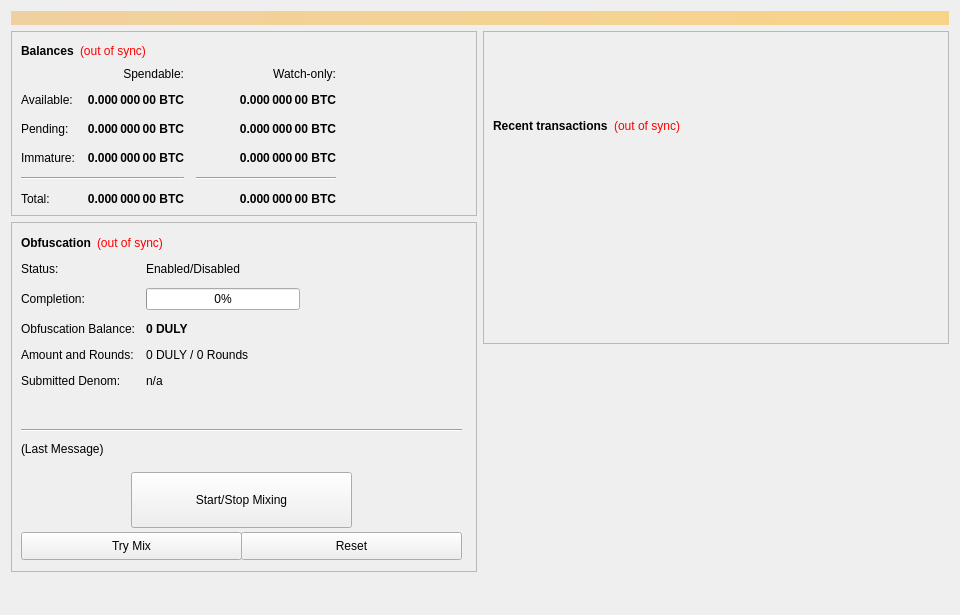
<?xml version="1.0" encoding="UTF-8"?>
<ui version="4.0">
 <class>OverviewPage</class>
 <widget class="QWidget" name="OverviewPage">
  <property name="geometry">
   <rect>
    <x>0</x>
    <y>0</y>
    <width>960</width>
    <height>615</height>
   </rect>
  </property>
  <property name="minimumSize">
   <size>
    <width>960</width>
    <height>0</height>
   </size>
  </property>
  <property name="windowTitle">
   <string>Form</string>
  </property>
  <layout class="QVBoxLayout" name="topLayout">
   <item>
    <widget class="QLabel" name="labelAlerts">
     <property name="visible">
      <bool>false</bool>
     </property>
     <property name="styleSheet">
      <string notr="true">background-color: qlineargradient(x1: 0, y1: 0, x2: 1, y2: 0, stop:0 #F0D0A0, stop:1 #F8D488); color:#000000;</string>
     </property>
     <property name="wordWrap">
      <bool>true</bool>
     </property>
     <property name="margin">
      <number>3</number>
     </property>
    </widget>
   </item>
   <item>
    <layout class="QHBoxLayout" name="horizontalLayout" stretch="1,1">
     <item>
      <layout class="QVBoxLayout" name="verticalLayout_2">
       <item>
        <widget class="QFrame" name="frame">
         <property name="frameShape">
          <enum>QFrame::StyledPanel</enum>
         </property>
         <property name="frameShadow">
          <enum>QFrame::Raised</enum>
         </property>
         <layout class="QVBoxLayout" name="verticalLayout_4">
          <item>
           <layout class="QHBoxLayout" name="horizontalLayout_4">
            <item>
             <widget class="QLabel" name="label_5">
              <property name="font">
               <font>
                <weight>75</weight>
                <bold>true</bold>
               </font>
              </property>
              <property name="text">
               <string>Balances</string>
              </property>
             </widget>
            </item>
            <item>
             <widget class="QLabel" name="labelWalletStatus">
              <property name="cursor">
               <cursorShape>WhatsThisCursor</cursorShape>
              </property>
              <property name="toolTip">
               <string>The displayed information may be out of date. Your wallet automatically synchronizes with the DULY network after a connection is established, but this process has not completed yet.</string>
              </property>
              <property name="styleSheet">
               <string notr="true">QLabel { color: red; }</string>
              </property>
              <property name="text">
               <string notr="true">(out of sync)</string>
              </property>
              <property name="alignment">
               <set>Qt::AlignLeading|Qt::AlignLeft|Qt::AlignVCenter</set>
              </property>
             </widget>
            </item>
            <item>
             <spacer name="horizontalSpacer_3">
              <property name="orientation">
               <enum>Qt::Horizontal</enum>
              </property>
              <property name="sizeHint" stdset="0">
               <size>
                <width>40</width>
                <height>20</height>
               </size>
              </property>
             </spacer>
            </item>
           </layout>
          </item>
          <item>
           <layout class="QGridLayout" name="gridLayout">
            <property name="spacing">
             <number>12</number>
            </property>
            <item row="2" column="2">
             <widget class="QLabel" name="labelWatchPending">
              <property name="font">
               <font>
                <weight>75</weight>
                <bold>true</bold>
               </font>
              </property>
              <property name="cursor">
               <cursorShape>IBeamCursor</cursorShape>
              </property>
              <property name="toolTip">
               <string>Unconfirmed transactions to watch-only addresses</string>
              </property>
              <property name="text">
               <string notr="true">0.000 000 00 BTC</string>
              </property>
              <property name="alignment">
               <set>Qt::AlignRight|Qt::AlignTrailing|Qt::AlignVCenter</set>
              </property>
              <property name="textInteractionFlags">
               <set>Qt::LinksAccessibleByMouse|Qt::TextSelectableByKeyboard|Qt::TextSelectableByMouse</set>
              </property>
             </widget>
            </item>
            <item row="2" column="1">
             <widget class="QLabel" name="labelUnconfirmed">
              <property name="font">
               <font>
                <weight>75</weight>
                <bold>true</bold>
               </font>
              </property>
              <property name="cursor">
               <cursorShape>IBeamCursor</cursorShape>
              </property>
              <property name="toolTip">
               <string>Total of transactions that have yet to be confirmed, and do not yet count toward the spendable balance</string>
              </property>
              <property name="text">
               <string notr="true">0.000 000 00 BTC</string>
              </property>
              <property name="alignment">
               <set>Qt::AlignRight|Qt::AlignTrailing|Qt::AlignVCenter</set>
              </property>
              <property name="textInteractionFlags">
               <set>Qt::LinksAccessibleByMouse|Qt::TextSelectableByKeyboard|Qt::TextSelectableByMouse</set>
              </property>
             </widget>
            </item>
            <item row="3" column="2">
             <widget class="QLabel" name="labelWatchImmature">
              <property name="font">
               <font>
                <weight>75</weight>
                <bold>true</bold>
               </font>
              </property>
              <property name="cursor">
               <cursorShape>IBeamCursor</cursorShape>
              </property>
              <property name="toolTip">
               <string>Staked or masternode rewards in watch-only addresses that has not yet matured</string>
              </property>
              <property name="text">
               <string notr="true">0.000 000 00 BTC</string>
              </property>
              <property name="alignment">
               <set>Qt::AlignRight|Qt::AlignTrailing|Qt::AlignVCenter</set>
              </property>
              <property name="textInteractionFlags">
               <set>Qt::LinksAccessibleByMouse|Qt::TextSelectableByKeyboard|Qt::TextSelectableByMouse</set>
              </property>
             </widget>
            </item>
            <item row="4" column="0" colspan="2">
             <widget class="Line" name="lineSpendableBalance">
              <property name="orientation">
               <enum>Qt::Horizontal</enum>
              </property>
             </widget>
            </item>
            <item row="4" column="2">
             <widget class="Line" name="lineWatchBalance">
              <property name="sizePolicy">
               <sizepolicy hsizetype="Preferred" vsizetype="Fixed">
                <horstretch>0</horstretch>
                <verstretch>0</verstretch>
               </sizepolicy>
              </property>
              <property name="minimumSize">
               <size>
                <width>140</width>
                <height>0</height>
               </size>
              </property>
              <property name="orientation">
               <enum>Qt::Horizontal</enum>
              </property>
             </widget>
            </item>
            <item row="5" column="0">
             <widget class="QLabel" name="labelTotalText">
              <property name="text">
               <string>Total:</string>
              </property>
             </widget>
            </item>
            <item row="3" column="1">
             <widget class="QLabel" name="labelImmature">
              <property name="font">
               <font>
                <weight>75</weight>
                <bold>true</bold>
               </font>
              </property>
              <property name="cursor">
               <cursorShape>IBeamCursor</cursorShape>
              </property>
              <property name="toolTip">
               <string>Staked or masternode rewards that has not yet matured</string>
              </property>
              <property name="text">
               <string notr="true">0.000 000 00 BTC</string>
              </property>
              <property name="alignment">
               <set>Qt::AlignRight|Qt::AlignTrailing|Qt::AlignVCenter</set>
              </property>
              <property name="textInteractionFlags">
               <set>Qt::LinksAccessibleByMouse|Qt::TextSelectableByKeyboard|Qt::TextSelectableByMouse</set>
              </property>
             </widget>
            </item>
            <item row="2" column="3">
             <spacer name="horizontalSpacer_2">
              <property name="orientation">
               <enum>Qt::Horizontal</enum>
              </property>
              <property name="sizeHint" stdset="0">
               <size>
                <width>40</width>
                <height>20</height>
               </size>
              </property>
             </spacer>
            </item>
            <item row="3" column="0">
             <widget class="QLabel" name="labelImmatureText">
              <property name="text">
               <string>Immature:</string>
              </property>
             </widget>
            </item>
            <item row="5" column="1">
             <widget class="QLabel" name="labelTotal">
              <property name="font">
               <font>
                <weight>75</weight>
                <bold>true</bold>
               </font>
              </property>
              <property name="cursor">
               <cursorShape>IBeamCursor</cursorShape>
              </property>
              <property name="toolTip">
               <string>Your current total balance</string>
              </property>
              <property name="text">
               <string notr="true">0.000 000 00 BTC</string>
              </property>
              <property name="alignment">
               <set>Qt::AlignRight|Qt::AlignTrailing|Qt::AlignVCenter</set>
              </property>
              <property name="textInteractionFlags">
               <set>Qt::LinksAccessibleByMouse|Qt::TextSelectableByKeyboard|Qt::TextSelectableByMouse</set>
              </property>
             </widget>
            </item>
            <item row="5" column="2">
             <widget class="QLabel" name="labelWatchTotal">
              <property name="font">
               <font>
                <weight>75</weight>
                <bold>true</bold>
               </font>
              </property>
              <property name="cursor">
               <cursorShape>IBeamCursor</cursorShape>
              </property>
              <property name="toolTip">
               <string>Current total balance in watch-only addresses</string>
              </property>
              <property name="text">
               <string notr="true">0.000 000 00 BTC</string>
              </property>
              <property name="alignment">
               <set>Qt::AlignRight|Qt::AlignTrailing|Qt::AlignVCenter</set>
              </property>
              <property name="textInteractionFlags">
               <set>Qt::LinksAccessibleByMouse|Qt::TextSelectableByKeyboard|Qt::TextSelectableByMouse</set>
              </property>
             </widget>
            </item>
            <item row="0" column="2">
             <widget class="QLabel" name="labelWatchonly">
              <property name="text">
               <string>Watch-only:</string>
              </property>
              <property name="alignment">
               <set>Qt::AlignRight|Qt::AlignTrailing|Qt::AlignVCenter</set>
              </property>
             </widget>
            </item>
            <item row="1" column="0">
             <widget class="QLabel" name="labelBalanceText">
              <property name="text">
               <string>Available:</string>
              </property>
             </widget>
            </item>
            <item row="1" column="1">
             <widget class="QLabel" name="labelBalance">
              <property name="font">
               <font>
                <weight>75</weight>
                <bold>true</bold>
               </font>
              </property>
              <property name="cursor">
               <cursorShape>IBeamCursor</cursorShape>
              </property>
              <property name="toolTip">
               <string>Your current spendable balance</string>
              </property>
              <property name="text">
               <string notr="true">0.000 000 00 BTC</string>
              </property>
              <property name="alignment">
               <set>Qt::AlignRight|Qt::AlignTrailing|Qt::AlignVCenter</set>
              </property>
              <property name="textInteractionFlags">
               <set>Qt::LinksAccessibleByMouse|Qt::TextSelectableByKeyboard|Qt::TextSelectableByMouse</set>
              </property>
             </widget>
            </item>
            <item row="1" column="2">
             <widget class="QLabel" name="labelWatchAvailable">
              <property name="font">
               <font>
                <weight>75</weight>
                <bold>true</bold>
               </font>
              </property>
              <property name="cursor">
               <cursorShape>IBeamCursor</cursorShape>
              </property>
              <property name="toolTip">
               <string>Your current balance in watch-only addresses</string>
              </property>
              <property name="text">
               <string notr="true">0.000 000 00 BTC</string>
              </property>
              <property name="alignment">
               <set>Qt::AlignRight|Qt::AlignTrailing|Qt::AlignVCenter</set>
              </property>
              <property name="textInteractionFlags">
               <set>Qt::LinksAccessibleByMouse|Qt::TextSelectableByKeyboard|Qt::TextSelectableByMouse</set>
              </property>
             </widget>
            </item>
            <item row="2" column="0">
             <widget class="QLabel" name="labelPendingText">
              <property name="text">
               <string>Pending:</string>
              </property>
             </widget>
            </item>
            <item row="0" column="1">
             <widget class="QLabel" name="labelSpendable">
              <property name="text">
               <string>Spendable:</string>
              </property>
              <property name="alignment">
               <set>Qt::AlignRight|Qt::AlignTrailing|Qt::AlignVCenter</set>
              </property>
             </widget>
            </item>
           </layout>
          </item>
         </layout>
        </widget>
       </item>
       <item>
        <widget class="QFrame" name="frameObfuscation">
         <property name="minimumSize">
          <size>
           <width>0</width>
           <height>350</height>
          </size>
         </property>
         <property name="layoutDirection">
          <enum>Qt::LeftToRight</enum>
         </property>
         <property name="frameShape">
          <enum>QFrame::StyledPanel</enum>
         </property>
         <property name="frameShadow">
          <enum>QFrame::Raised</enum>
         </property>
         <widget class="QWidget" name="formLayoutWidget">
          <property name="geometry">
           <rect>
            <x>10</x>
            <y>40</y>
            <width>451</width>
            <height>161</height>
           </rect>
          </property>
          <layout class="QFormLayout" name="formLayout">
           <property name="fieldGrowthPolicy">
            <enum>QFormLayout::AllNonFixedFieldsGrow</enum>
           </property>
           <property name="horizontalSpacing">
            <number>11</number>
           </property>
           <property name="verticalSpacing">
            <number>12</number>
           </property>
           <item row="0" column="0">
            <widget class="QLabel" name="label_6">
             <property name="text">
              <string>Status:</string>
             </property>
            </widget>
           </item>
           <item row="1" column="0">
            <widget class="QLabel" name="label_7">
             <property name="text">
              <string>Completion:</string>
             </property>
            </widget>
           </item>
           <item row="1" column="1">
            <widget class="QProgressBar" name="obfuscationProgress">
             <property name="maximumSize">
              <size>
               <width>154</width>
               <height>16777215</height>
              </size>
             </property>
             <property name="value">
              <number>0</number>
             </property>
            </widget>
           </item>
           <item row="2" column="0">
            <widget class="QLabel" name="labelAnonymizedText">
             <property name="text">
              <string>Obfuscation Balance:</string>
             </property>
            </widget>
           </item>
           <item row="2" column="1">
            <widget class="QLabel" name="labelAnonymized">
             <property name="font">
              <font>
               <weight>75</weight>
               <bold>true</bold>
              </font>
             </property>
             <property name="text">
              <string notr="true">0 DULY</string>
             </property>
            </widget>
           </item>
           <item row="3" column="0">
            <widget class="QLabel" name="label_8">
             <property name="text">
              <string>Amount and Rounds:</string>
             </property>
            </widget>
           </item>
           <item row="3" column="1">
            <widget class="QLabel" name="labelAmountRounds">
             <property name="text">
              <string>0 DULY / 0 Rounds</string>
             </property>
            </widget>
           </item>
           <item row="4" column="0">
            <widget class="QLabel" name="label_9">
             <property name="text">
              <string>Submitted Denom:</string>
             </property>
            </widget>
           </item>
           <item row="4" column="1">
            <widget class="QLabel" name="labelSubmittedDenom">
             <property name="toolTip">
              <string>The denominations you submitted to the Masternode.&lt;br&gt;To mix, other users must submit the exact same denominations.</string>
             </property>
             <property name="text">
              <string>n/a</string>
             </property>
            </widget>
           </item>
           <item row="0" column="1">
            <widget class="QLabel" name="obfuscationEnabled">
             <property name="text">
              <string>Enabled/Disabled</string>
             </property>
            </widget>
           </item>
          </layout>
         </widget>
         <widget class="QPushButton" name="runAutoDenom">
          <property name="geometry">
           <rect>
            <x>251</x>
            <y>17</y>
            <width>1</width>
            <height>1</height>
           </rect>
          </property>
          <property name="palette">
           <palette>
            <active>
             <colorrole role="WindowText">
              <brush brushstyle="SolidPattern">
               <color alpha="255">
                <red>0</red>
                <green>0</green>
                <blue>0</blue>
               </color>
              </brush>
             </colorrole>
             <colorrole role="Button">
              <brush brushstyle="SolidPattern">
               <color alpha="255">
                <red>239</red>
                <green>238</green>
                <blue>238</blue>
               </color>
              </brush>
             </colorrole>
             <colorrole role="Light">
              <brush brushstyle="SolidPattern">
               <color alpha="255">
                <red>255</red>
                <green>255</green>
                <blue>255</blue>
               </color>
              </brush>
             </colorrole>
             <colorrole role="Midlight">
              <brush brushstyle="SolidPattern">
               <color alpha="255">
                <red>247</red>
                <green>246</green>
                <blue>246</blue>
               </color>
              </brush>
             </colorrole>
             <colorrole role="Dark">
              <brush brushstyle="SolidPattern">
               <color alpha="255">
                <red>119</red>
                <green>119</green>
                <blue>119</blue>
               </color>
              </brush>
             </colorrole>
             <colorrole role="Mid">
              <brush brushstyle="SolidPattern">
               <color alpha="255">
                <red>159</red>
                <green>159</green>
                <blue>159</blue>
               </color>
              </brush>
             </colorrole>
             <colorrole role="Text">
              <brush brushstyle="SolidPattern">
               <color alpha="255">
                <red>0</red>
                <green>0</green>
                <blue>0</blue>
               </color>
              </brush>
             </colorrole>
             <colorrole role="BrightText">
              <brush brushstyle="SolidPattern">
               <color alpha="255">
                <red>255</red>
                <green>255</green>
                <blue>255</blue>
               </color>
              </brush>
             </colorrole>
             <colorrole role="ButtonText">
              <brush brushstyle="SolidPattern">
               <color alpha="255">
                <red>0</red>
                <green>0</green>
                <blue>0</blue>
               </color>
              </brush>
             </colorrole>
             <colorrole role="Base">
              <brush brushstyle="SolidPattern">
               <color alpha="255">
                <red>255</red>
                <green>255</green>
                <blue>255</blue>
               </color>
              </brush>
             </colorrole>
             <colorrole role="Window">
              <brush brushstyle="SolidPattern">
               <color alpha="255">
                <red>239</red>
                <green>238</green>
                <blue>238</blue>
               </color>
              </brush>
             </colorrole>
             <colorrole role="Shadow">
              <brush brushstyle="SolidPattern">
               <color alpha="255">
                <red>0</red>
                <green>0</green>
                <blue>0</blue>
               </color>
              </brush>
             </colorrole>
             <colorrole role="AlternateBase">
              <brush brushstyle="SolidPattern">
               <color alpha="255">
                <red>247</red>
                <green>246</green>
                <blue>246</blue>
               </color>
              </brush>
             </colorrole>
             <colorrole role="ToolTipBase">
              <brush brushstyle="SolidPattern">
               <color alpha="255">
                <red>255</red>
                <green>255</green>
                <blue>220</blue>
               </color>
              </brush>
             </colorrole>
             <colorrole role="ToolTipText">
              <brush brushstyle="SolidPattern">
               <color alpha="255">
                <red>0</red>
                <green>0</green>
                <blue>0</blue>
               </color>
              </brush>
             </colorrole>
            </active>
            <inactive>
             <colorrole role="WindowText">
              <brush brushstyle="SolidPattern">
               <color alpha="255">
                <red>0</red>
                <green>0</green>
                <blue>0</blue>
               </color>
              </brush>
             </colorrole>
             <colorrole role="Button">
              <brush brushstyle="SolidPattern">
               <color alpha="255">
                <red>239</red>
                <green>238</green>
                <blue>238</blue>
               </color>
              </brush>
             </colorrole>
             <colorrole role="Light">
              <brush brushstyle="SolidPattern">
               <color alpha="255">
                <red>255</red>
                <green>255</green>
                <blue>255</blue>
               </color>
              </brush>
             </colorrole>
             <colorrole role="Midlight">
              <brush brushstyle="SolidPattern">
               <color alpha="255">
                <red>247</red>
                <green>246</green>
                <blue>246</blue>
               </color>
              </brush>
             </colorrole>
             <colorrole role="Dark">
              <brush brushstyle="SolidPattern">
               <color alpha="255">
                <red>119</red>
                <green>119</green>
                <blue>119</blue>
               </color>
              </brush>
             </colorrole>
             <colorrole role="Mid">
              <brush brushstyle="SolidPattern">
               <color alpha="255">
                <red>159</red>
                <green>159</green>
                <blue>159</blue>
               </color>
              </brush>
             </colorrole>
             <colorrole role="Text">
              <brush brushstyle="SolidPattern">
               <color alpha="255">
                <red>0</red>
                <green>0</green>
                <blue>0</blue>
               </color>
              </brush>
             </colorrole>
             <colorrole role="BrightText">
              <brush brushstyle="SolidPattern">
               <color alpha="255">
                <red>255</red>
                <green>255</green>
                <blue>255</blue>
               </color>
              </brush>
             </colorrole>
             <colorrole role="ButtonText">
              <brush brushstyle="SolidPattern">
               <color alpha="255">
                <red>0</red>
                <green>0</green>
                <blue>0</blue>
               </color>
              </brush>
             </colorrole>
             <colorrole role="Base">
              <brush brushstyle="SolidPattern">
               <color alpha="255">
                <red>255</red>
                <green>255</green>
                <blue>255</blue>
               </color>
              </brush>
             </colorrole>
             <colorrole role="Window">
              <brush brushstyle="SolidPattern">
               <color alpha="255">
                <red>239</red>
                <green>238</green>
                <blue>238</blue>
               </color>
              </brush>
             </colorrole>
             <colorrole role="Shadow">
              <brush brushstyle="SolidPattern">
               <color alpha="255">
                <red>0</red>
                <green>0</green>
                <blue>0</blue>
               </color>
              </brush>
             </colorrole>
             <colorrole role="AlternateBase">
              <brush brushstyle="SolidPattern">
               <color alpha="255">
                <red>247</red>
                <green>246</green>
                <blue>246</blue>
               </color>
              </brush>
             </colorrole>
             <colorrole role="ToolTipBase">
              <brush brushstyle="SolidPattern">
               <color alpha="255">
                <red>255</red>
                <green>255</green>
                <blue>220</blue>
               </color>
              </brush>
             </colorrole>
             <colorrole role="ToolTipText">
              <brush brushstyle="SolidPattern">
               <color alpha="255">
                <red>0</red>
                <green>0</green>
                <blue>0</blue>
               </color>
              </brush>
             </colorrole>
            </inactive>
            <disabled>
             <colorrole role="WindowText">
              <brush brushstyle="SolidPattern">
               <color alpha="255">
                <red>119</red>
                <green>119</green>
                <blue>119</blue>
               </color>
              </brush>
             </colorrole>
             <colorrole role="Button">
              <brush brushstyle="SolidPattern">
               <color alpha="255">
                <red>239</red>
                <green>238</green>
                <blue>238</blue>
               </color>
              </brush>
             </colorrole>
             <colorrole role="Light">
              <brush brushstyle="SolidPattern">
               <color alpha="255">
                <red>255</red>
                <green>255</green>
                <blue>255</blue>
               </color>
              </brush>
             </colorrole>
             <colorrole role="Midlight">
              <brush brushstyle="SolidPattern">
               <color alpha="255">
                <red>247</red>
                <green>246</green>
                <blue>246</blue>
               </color>
              </brush>
             </colorrole>
             <colorrole role="Dark">
              <brush brushstyle="SolidPattern">
               <color alpha="255">
                <red>119</red>
                <green>119</green>
                <blue>119</blue>
               </color>
              </brush>
             </colorrole>
             <colorrole role="Mid">
              <brush brushstyle="SolidPattern">
               <color alpha="255">
                <red>159</red>
                <green>159</green>
                <blue>159</blue>
               </color>
              </brush>
             </colorrole>
             <colorrole role="Text">
              <brush brushstyle="SolidPattern">
               <color alpha="255">
                <red>119</red>
                <green>119</green>
                <blue>119</blue>
               </color>
              </brush>
             </colorrole>
             <colorrole role="BrightText">
              <brush brushstyle="SolidPattern">
               <color alpha="255">
                <red>255</red>
                <green>255</green>
                <blue>255</blue>
               </color>
              </brush>
             </colorrole>
             <colorrole role="ButtonText">
              <brush brushstyle="SolidPattern">
               <color alpha="255">
                <red>119</red>
                <green>119</green>
                <blue>119</blue>
               </color>
              </brush>
             </colorrole>
             <colorrole role="Base">
              <brush brushstyle="SolidPattern">
               <color alpha="255">
                <red>239</red>
                <green>238</green>
                <blue>238</blue>
               </color>
              </brush>
             </colorrole>
             <colorrole role="Window">
              <brush brushstyle="SolidPattern">
               <color alpha="255">
                <red>239</red>
                <green>238</green>
                <blue>238</blue>
               </color>
              </brush>
             </colorrole>
             <colorrole role="Shadow">
              <brush brushstyle="SolidPattern">
               <color alpha="255">
                <red>0</red>
                <green>0</green>
                <blue>0</blue>
               </color>
              </brush>
             </colorrole>
             <colorrole role="AlternateBase">
              <brush brushstyle="SolidPattern">
               <color alpha="255">
                <red>239</red>
                <green>238</green>
                <blue>238</blue>
               </color>
              </brush>
             </colorrole>
             <colorrole role="ToolTipBase">
              <brush brushstyle="SolidPattern">
               <color alpha="255">
                <red>255</red>
                <green>255</green>
                <blue>220</blue>
               </color>
              </brush>
             </colorrole>
             <colorrole role="ToolTipText">
              <brush brushstyle="SolidPattern">
               <color alpha="255">
                <red>0</red>
                <green>0</green>
                <blue>0</blue>
               </color>
              </brush>
             </colorrole>
            </disabled>
           </palette>
          </property>
          <property name="focusPolicy">
           <enum>Qt::NoFocus</enum>
          </property>
          <property name="autoFillBackground">
           <bool>true</bool>
          </property>
          <property name="text">
           <string/>
          </property>
          <property name="flat">
           <bool>true</bool>
          </property>
         </widget>
         <widget class="QPushButton" name="toggleObfuscation">
          <property name="geometry">
           <rect>
            <x>120</x>
            <y>250</y>
            <width>221</width>
            <height>56</height>
           </rect>
          </property>
          <property name="sizePolicy">
           <sizepolicy hsizetype="MinimumExpanding" vsizetype="Fixed">
            <horstretch>0</horstretch>
            <verstretch>0</verstretch>
           </sizepolicy>
          </property>
          <property name="text">
           <string>Start/Stop Mixing</string>
          </property>
         </widget>
         <widget class="Line" name="lineLastMessage">
          <property name="geometry">
           <rect>
            <x>10</x>
            <y>200</y>
            <width>441</width>
            <height>16</height>
           </rect>
          </property>
          <property name="orientation">
           <enum>Qt::Horizontal</enum>
          </property>
         </widget>
         <widget class="QLabel" name="obfuscationStatus">
          <property name="geometry">
           <rect>
            <x>10</x>
            <y>220</y>
            <width>451</width>
            <height>61</height>
           </rect>
          </property>
          <property name="minimumSize">
           <size>
            <width>288</width>
            <height>43</height>
           </size>
          </property>
          <property name="text">
           <string>(Last Message)</string>
          </property>
          <property name="alignment">
           <set>Qt::AlignLeading|Qt::AlignLeft|Qt::AlignTop</set>
          </property>
          <property name="wordWrap">
           <bool>true</bool>
          </property>
         </widget>
         <widget class="QPushButton" name="obfuscationAuto">
          <property name="geometry">
           <rect>
            <x>10</x>
            <y>310</y>
            <width>221</width>
            <height>28</height>
           </rect>
          </property>
          <property name="sizePolicy">
           <sizepolicy hsizetype="MinimumExpanding" vsizetype="Fixed">
            <horstretch>0</horstretch>
            <verstretch>0</verstretch>
           </sizepolicy>
          </property>
          <property name="toolTip">
           <string>Try to manually submit a Obfuscation request.</string>
          </property>
          <property name="text">
           <string>Try Mix</string>
          </property>
         </widget>
         <widget class="QPushButton" name="obfuscationReset">
          <property name="geometry">
           <rect>
            <x>230</x>
            <y>310</y>
            <width>221</width>
            <height>28</height>
           </rect>
          </property>
          <property name="sizePolicy">
           <sizepolicy hsizetype="MinimumExpanding" vsizetype="Fixed">
            <horstretch>0</horstretch>
            <verstretch>0</verstretch>
           </sizepolicy>
          </property>
          <property name="toolTip">
           <string>Reset the current status of Obfuscation (can interrupt Obfuscation if it's in the process of Mixing, which can cost you money!)</string>
          </property>
          <property name="autoFillBackground">
           <bool>false</bool>
          </property>
          <property name="text">
           <string>Reset</string>
          </property>
         </widget>
         <widget class="QWidget" name="layoutWidget">
          <property name="geometry">
           <rect>
            <x>10</x>
            <y>10</y>
            <width>431</width>
            <height>22</height>
           </rect>
          </property>
          <layout class="QHBoxLayout" name="horizontalLayout_5">
           <item>
            <widget class="QLabel" name="label_2">
             <property name="font">
              <font>
               <weight>75</weight>
               <bold>true</bold>
              </font>
             </property>
             <property name="text">
              <string>Obfuscation</string>
             </property>
            </widget>
           </item>
           <item>
            <widget class="QLabel" name="labelObfuscationSyncStatus">
             <property name="toolTip">
              <string>The displayed information may be out of date. Your wallet automatically synchronizes with the DULY network after a connection is established, but this process has not completed yet.</string>
             </property>
             <property name="styleSheet">
              <string notr="true">QLabel { color: red; }</string>
             </property>
             <property name="text">
              <string notr="true">(out of sync)</string>
             </property>
             <property name="alignment">
              <set>Qt::AlignLeading|Qt::AlignLeft|Qt::AlignVCenter</set>
             </property>
            </widget>
           </item>
           <item>
            <spacer name="horizontalSpacer_4">
             <property name="orientation">
              <enum>Qt::Horizontal</enum>
             </property>
             <property name="sizeHint" stdset="0">
              <size>
               <width>40</width>
               <height>20</height>
              </size>
             </property>
            </spacer>
           </item>
          </layout>
         </widget>
        </widget>
       </item>
       <item>
        <spacer name="verticalSpacer">
         <property name="orientation">
          <enum>Qt::Vertical</enum>
         </property>
         <property name="sizeHint" stdset="0">
          <size>
           <width>20</width>
           <height>40</height>
          </size>
         </property>
        </spacer>
       </item>
      </layout>
     </item>
     <item>
      <layout class="QVBoxLayout" name="verticalLayout_3">
       <item>
        <widget class="QFrame" name="frame_2">
         <property name="frameShape">
          <enum>QFrame::StyledPanel</enum>
         </property>
         <property name="frameShadow">
          <enum>QFrame::Raised</enum>
         </property>
         <layout class="QVBoxLayout" name="verticalLayout">
          <item>
           <spacer name="verticalSpacer_3">
            <property name="orientation">
             <enum>Qt::Vertical</enum>
            </property>
            <property name="sizeType">
             <enum>QSizePolicy::Fixed</enum>
            </property>
            <property name="sizeHint" stdset="0">
             <size>
              <width>20</width>
              <height>75</height>
             </size>
            </property>
           </spacer>
          </item>
          <item>
           <layout class="QHBoxLayout" name="horizontalLayout_2">
            <item>
             <widget class="QLabel" name="label_4">
              <property name="font">
               <font>
                <weight>75</weight>
                <bold>true</bold>
               </font>
              </property>
              <property name="text">
               <string>Recent transactions</string>
              </property>
             </widget>
            </item>
            <item>
             <widget class="QLabel" name="labelTransactionsStatus">
              <property name="cursor">
               <cursorShape>WhatsThisCursor</cursorShape>
              </property>
              <property name="toolTip">
               <string>The displayed information may be out of date. Your wallet automatically synchronizes with the DULY network after a connection is established, but this process has not completed yet.</string>
              </property>
              <property name="styleSheet">
               <string notr="true">QLabel { color: red; }</string>
              </property>
              <property name="text">
               <string notr="true">(out of sync)</string>
              </property>
              <property name="alignment">
               <set>Qt::AlignRight|Qt::AlignTrailing|Qt::AlignVCenter</set>
              </property>
             </widget>
            </item>
            <item>
             <spacer name="horizontalSpacer">
              <property name="orientation">
               <enum>Qt::Horizontal</enum>
              </property>
              <property name="sizeHint" stdset="0">
               <size>
                <width>40</width>
                <height>20</height>
               </size>
              </property>
             </spacer>
            </item>
           </layout>
          </item>
          <item>
           <widget class="QListView" name="listTransactions">
            <property name="styleSheet">
             <string notr="true">QListView { background: transparent; }</string>
            </property>
            <property name="frameShape">
             <enum>QFrame::NoFrame</enum>
            </property>
            <property name="verticalScrollBarPolicy">
             <enum>Qt::ScrollBarAlwaysOff</enum>
            </property>
            <property name="horizontalScrollBarPolicy">
             <enum>Qt::ScrollBarAlwaysOff</enum>
            </property>
            <property name="selectionMode">
             <enum>QAbstractItemView::NoSelection</enum>
            </property>
           </widget>
          </item>
         </layout>
        </widget>
       </item>
       <item>
        <spacer name="verticalSpacer_2">
         <property name="orientation">
          <enum>Qt::Vertical</enum>
         </property>
         <property name="sizeType">
          <enum>QSizePolicy::Expanding</enum>
         </property>
         <property name="sizeHint" stdset="0">
          <size>
           <width>20</width>
           <height>40</height>
          </size>
         </property>
        </spacer>
       </item>
      </layout>
     </item>
    </layout>
   </item>
  </layout>
 </widget>
 <resources/>
 <connections/>
</ui>
